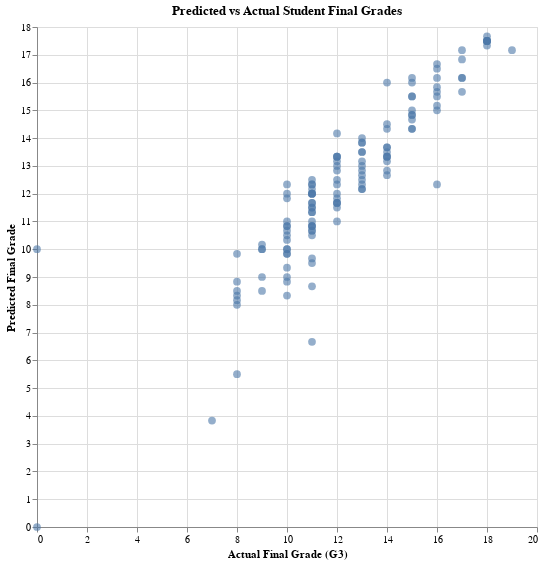

The code cell stored with this chart in its notebook:
### Markdown cell above
##Plots

### Code cell
results_plot__df = pd.DataFrame({
    "Actual Grade": student_y_test,
    "Predicted Grade": predicted
})
results_plot= alt.Chart(results_plot_df).mark_circle(size=60, opacity=0.6).encode(
    x=alt.X("Actual Grade:Q", title="Actual Final Grade (G3)"),
    y=alt.Y("Predicted Grade:Q", title="Predicted Final Grade"),
    tooltip=["Actual Grade", "Predicted Grade"]
).properties(
    title="Predicted vs Actual Student Final Grades",
    width=500,
    height=500)
results_plot

### Figure 1 — Vega-Lite specification as saved in the notebook (floating-point values rounded to 4 significant figures; data arrays with more than 128 entries replaced by an {"elided": "..."} marker saying what was removed)
{"config": {"view": {"continuousWidth": 300, "continuousHeight": 300}}, "data": {"name": "data-a2ac1990939f2edb6912c418bdf0daa4"}, "mark": {"type": "circle", "opacity": 0.6, "size": 60}, "encoding": {"tooltip": [{"field": "Actual Grade", "type": "quantitative"}, {"field": "Predicted Grade", "type": "quantitative"}], "x": {"field": "Actual Grade", "title": "Actual Final Grade (G3)", "type": "quantitative"}, "y": {"field": "Predicted Grade", "title": "Predicted Final Grade", "type": "quantitative"}}, "height": 500, "title": "Predicted vs Actual Student Final Grades", "width": 500, "$schema": "https://vega.github.io/schema/vega-lite/v5.20.1.json", "datasets": {"data-a2ac1990939f2edb6912c418bdf0daa4": {"elided": "130 records"}}}
